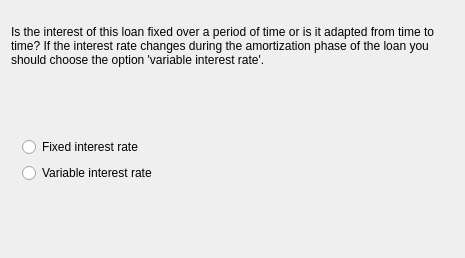
<?xml version="1.0" encoding="UTF-8"?>
<ui version="4.0">
 <class>InterestTypeWizardPage</class>
 <widget class="QWizardPage" name="InterestTypeWizardPage">
  <attribute name="title">
    <string>Type of interest</string>
  </attribute>
  <layout class="QVBoxLayout">
    <property name="margin">
      <number>11</number>
    </property>
    <property name="spacing">
      <number>6</number>
    </property>
    <item>
      <widget class="QLabel" name="TextLabel5_2">
        <property name="text">
          <string>
Is the interest of this loan fixed over a period of time or is it adapted from time to time? If the interest rate changes during the amortization phase of the loan you should choose the option 'variable interest rate'.</string>
        </property>
        <property name="alignment">
          <set>Qt::AlignTop</set>
        </property>
        <property name="wordWrap">
          <bool>true</bool>
        </property>
      </widget>
    </item>
    <item>
      <spacer name="Spacer23">
        <property name="sizeHint">
          <size>
            <width>0</width>
            <height>53</height>
          </size>
        </property>
        <property name="sizeType">
          <enum>QSizePolicy::Expanding</enum>
        </property>
        <property name="orientation">
          <enum>Qt::Vertical</enum>
        </property>
      </spacer>
    </item>
    <item>
      <layout class="QHBoxLayout">
        <property name="margin">
          <number>0</number>
        </property>
        <property name="spacing">
          <number>6</number>
        </property>
        <item>
          <widget class="QFrame" name="frame_3">
            <property name="frameShape">
              <enum>QFrame::NoFrame</enum>
            </property>
            <layout class="QVBoxLayout">
              <property name="margin">
                <number>11</number>
              </property>
              <property name="spacing">
                <number>6</number>
              </property>
              <item>
                <widget class="QRadioButton" name="m_fixedInterestButton">
                  <property name="text">
                    <string>Fixed interest rate</string>
                  </property>
                  <attribute name="buttonGroup">
                    <string>ButtonGroup2</string>
                  </attribute>
                </widget>
              </item>
              <item>
                <widget class="QRadioButton" name="m_variableInterestButton">
                  <property name="text">
                    <string>Variable interest rate</string>
                  </property>
                  <attribute name="buttonGroup">
                    <string>ButtonGroup2</string>
                  </attribute>
                </widget>
              </item>
            </layout>
          </widget>
        </item>
        <item>
          <spacer name="Spacer14_2">
            <property name="sizeHint">
              <size>
                <width>286</width>
                <height>0</height>
              </size>
            </property>
            <property name="sizeType">
              <enum>QSizePolicy::Expanding</enum>
            </property>
            <property name="orientation">
              <enum>Qt::Horizontal</enum>
            </property>
          </spacer>
        </item>
      </layout>
    </item>
    <item>
      <spacer name="Spacer24">
        <property name="sizeHint">
          <size>
            <width>0</width>
            <height>53</height>
          </size>
        </property>
        <property name="sizeType">
          <enum>QSizePolicy::Expanding</enum>
        </property>
        <property name="orientation">
          <enum>Qt::Vertical</enum>
        </property>
      </spacer>
    </item>
  </layout>
 </widget>
 <resources/>
 <connections/>
 <customwidgets>
 </customwidgets>
 <tabstops>
 </tabstops>
 <buttongroups>
  <buttongroup name="ButtonGroup2"/>
 </buttongroups>
</ui>
